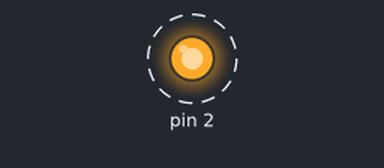
Bench run of a sketch on a simulated Arduino Uno, built with avr-gcc and run on an emulated ATmega328P. Shown: output pins drawn as LEDs (lit = HIGH). Dashed ring = blinking.

Above: at 8.5 s.
Timing chart, 0 to 12.6 s (numbered marks = the images above):
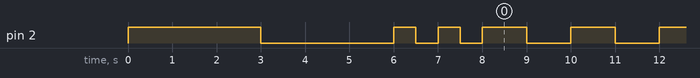

The sketch:

millis.ino
```cpp
void setup() {
  pinMode(2, OUTPUT);
  blinkLED(3000);
  blinkLED(500);
  blinkLED(500);
}

void loop() {
  blinkLED(1000);  // slow
}

void blinkLED(int delayTime) {
  digitalWrite(2, HIGH);
  delay(delayTime);
  digitalWrite(2, LOW);
  delay(delayTime);
}
```

Measured:
- by itself, pin 2: HIGH → LOW at 3.0 s, → HIGH 3.0 s later, → LOW 0.50 s later, → HIGH 0.50 s later, … (127 changes in this stretch)
